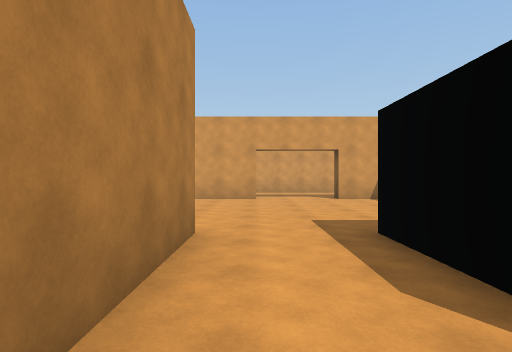
View 1 (above)

18 first-person views from a walk through a Unity game level. The camera is 1.4 m above the floor, looks level and sees 80° across. Doors are open. The floor is counted in squares, 2 m on a side. Each view is taken from the middle of a square. On the plan, view 1 faces up. The plan holds only what a view shows up to about 10 squares ahead; the rest is blank. The place goes on beyond the plan. The player is left out.

View 2
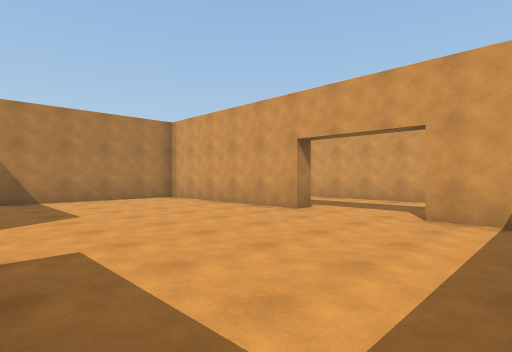

View 3
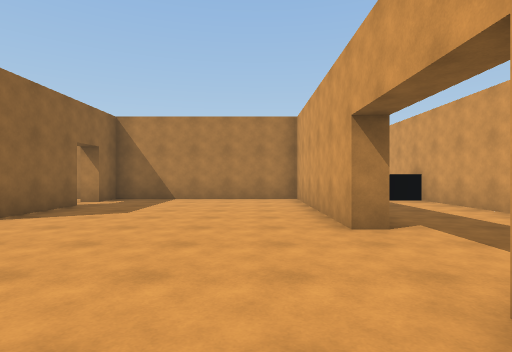

View 4
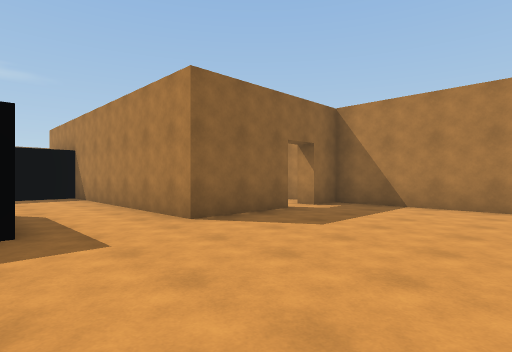

View 5
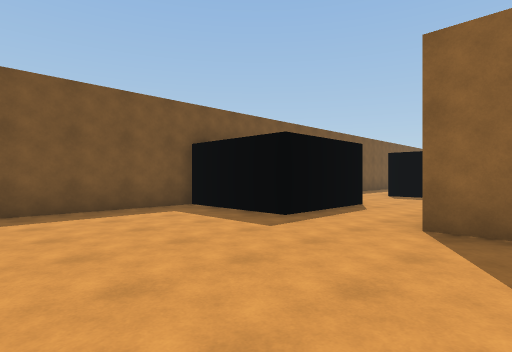

View 6
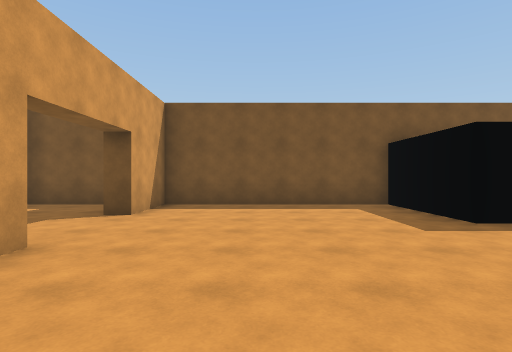

View 7
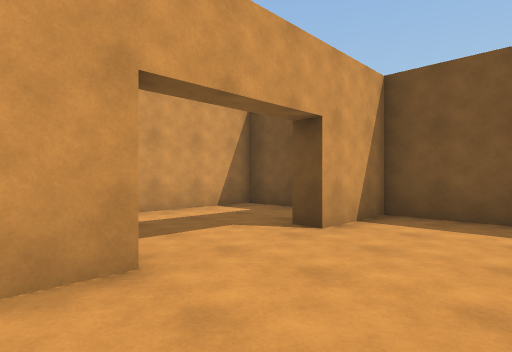

View 8
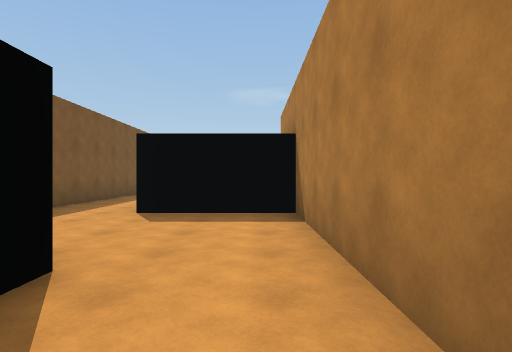

View 9
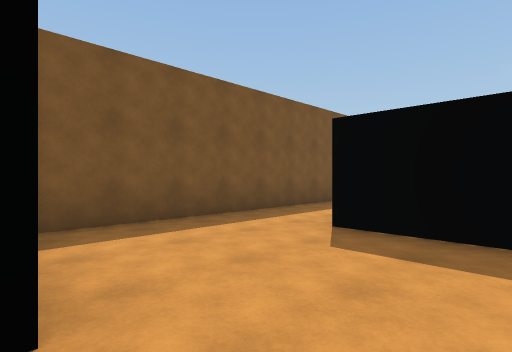

View 10
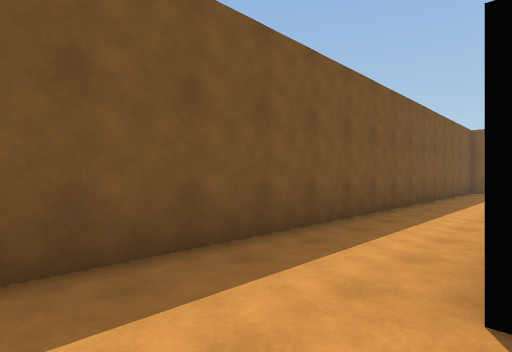

View 11
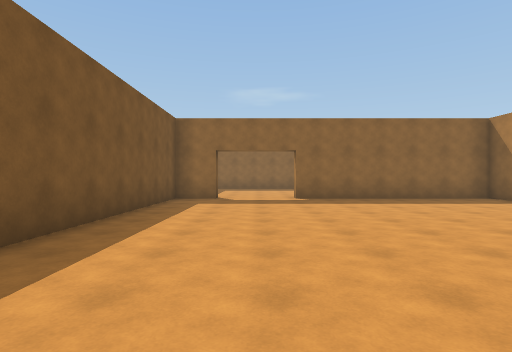

View 12
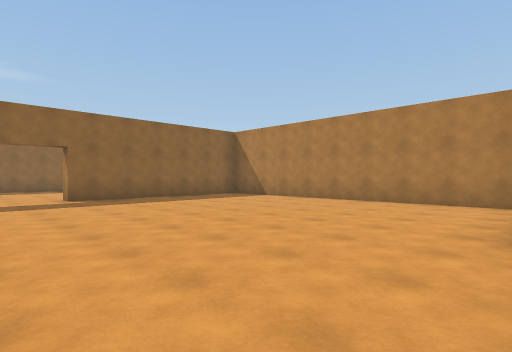

View 13
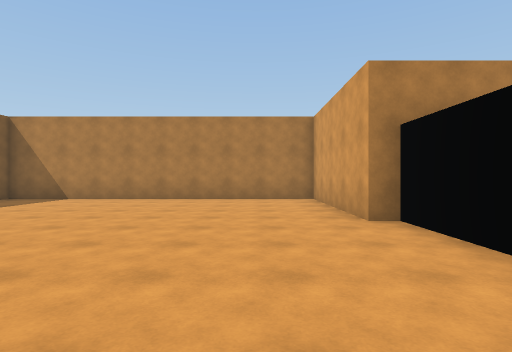

View 14
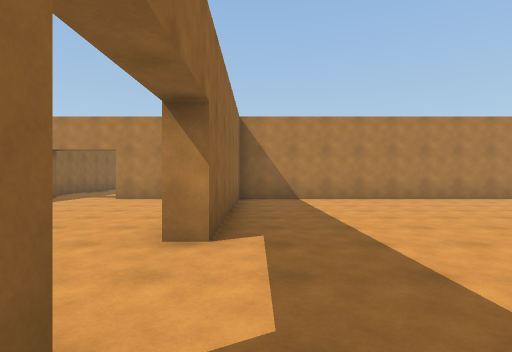

View 15
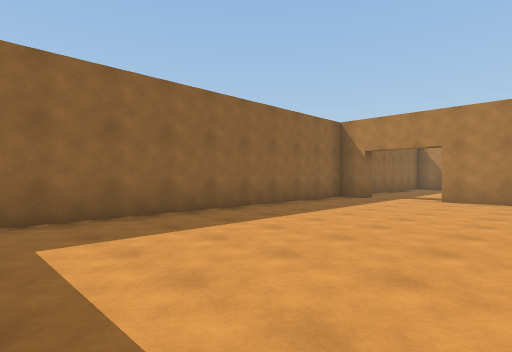

View 16
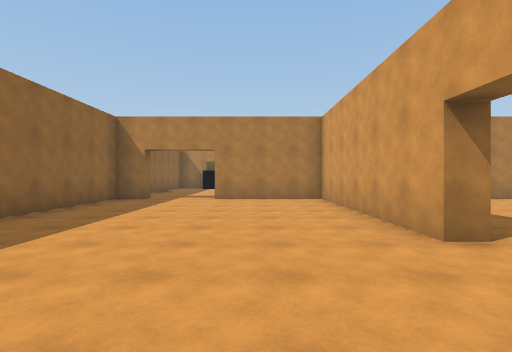

View 17
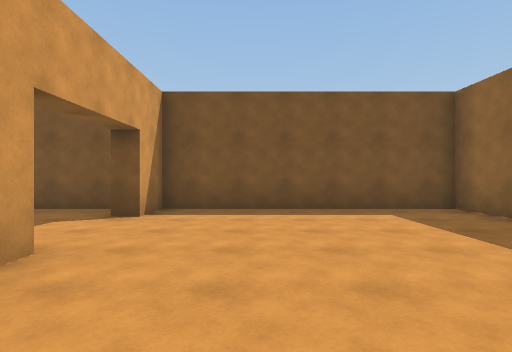

View 18
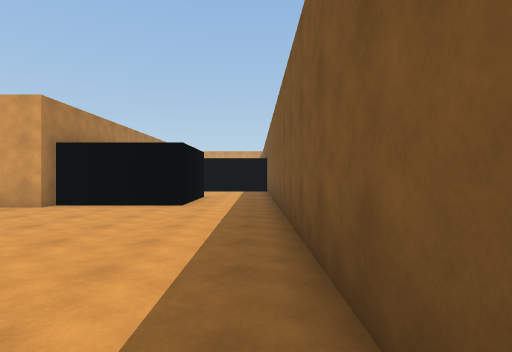

### Floor plan
Ten units are one square. View 1 is at (0, 0); x grows to the right and y downward. Boxes are objects, and circles mark ways between rooms. Rooms are numbered by the first view taken in them; rooms with no view inside come last. Other rooms are left out.
<svg viewBox="-60 -105 110 332">
<path fill="none" stroke="#000" d="M-32 -38 -8 -38 -8 27 22 27M15 -8 15 -38 45 -38 45 -93 25 -93M0 -93 -53 -93 -53 -38 -43 -38M23 30 23 58M45 65 45 -2M32 155 45 155 45 65M23 58 -8 58 -8 62 -53 62 -53 155 7 155M7 160 -53 160 -53 192M-53 214 -53 222 45 222 45 160 32 160"/>
<circle cx="35" cy="55" r="3" fill="#2a7"/>
<circle cx="20" cy="160" r="3" fill="#2a7"/>
<text x="0" y="-40">1</text>
<text x="0" y="110">2</text>
<text x="0" y="190">3</text>
</svg>
Room 1 opens to room 2. Room 2 opens to room 3.

Where each view was taken, in squares from view 1:
view 1: 0 up, 0 right, facing up
view 2: 4 up, 4 right, facing up-left
view 3: 8 up, 4 right, facing left
view 4: 8 up, 2 right, facing down-left
view 5: 8 up, 2 left, facing down-right
view 6: 7 up, 3 left, facing right
view 7: 7 up, 1 left, facing up-right
view 8: 3 up, 0 right, facing down
view 9: 1 up, 0 right, facing down-right
view 10: 1 down, 2 right, facing down-right
view 11: 6 down, 2 right, facing down
view 12: 6 down, 3 right, facing down-left
view 13: 8 down, 4 right, facing left
view 14: 15 down, 4 right, facing left
view 15: 17 down, 4 right, facing down-left
view 16: 18 down, 4 right, facing left
view 17: 18 down, 2 left, facing right
view 18: 13 down, 4 right, facing up
